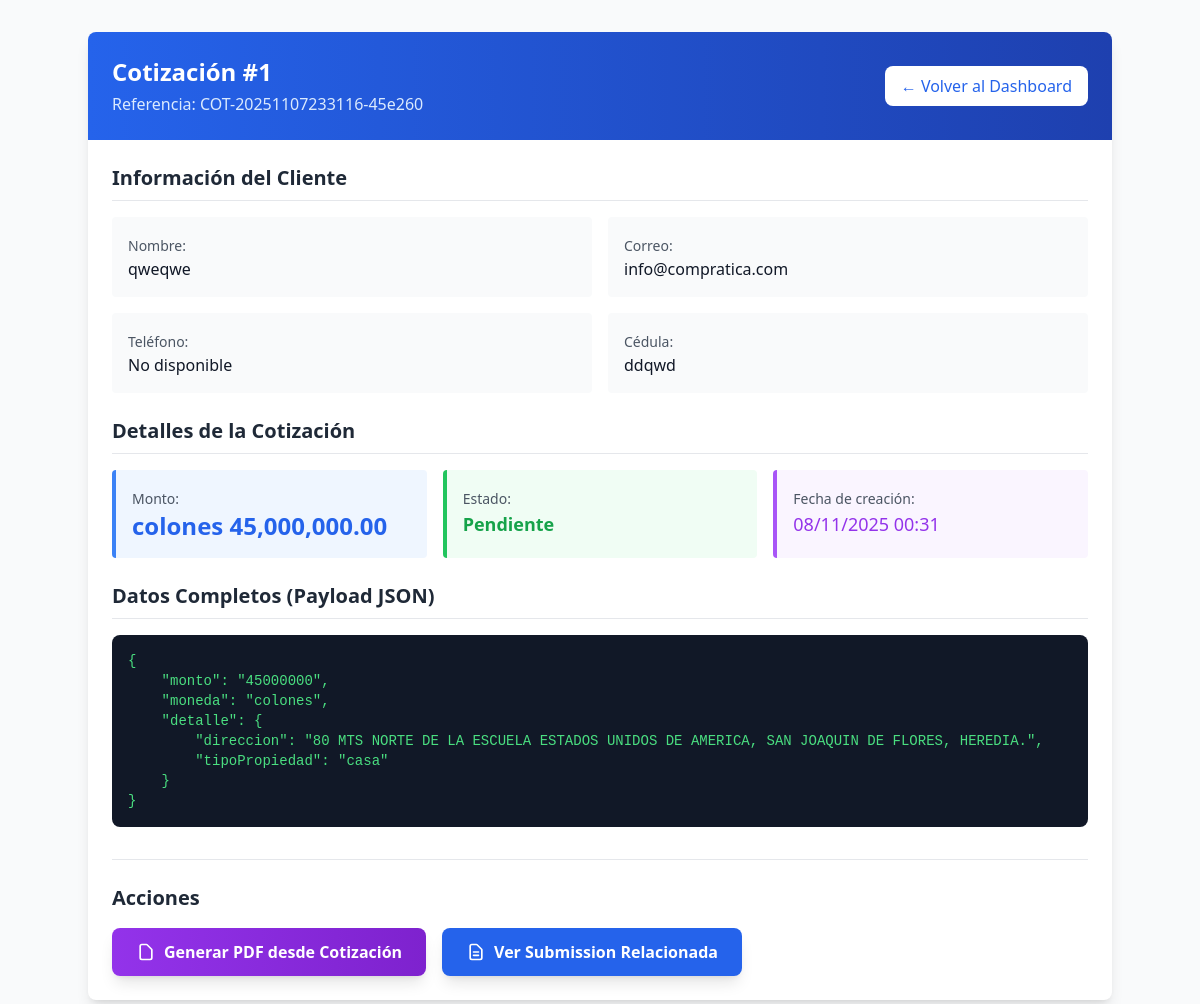
Screenshot of /admin/view_cotizacion.php?id=1&type=hogar (signed in) with the database file from the repository.
### tables this page shows
CREATE TABLE `cotizaciones` (
  `id` int UNSIGNED NOT NULL,
  `referencia` varchar(64) NOT NULL,
  `client_id` int UNSIGNED NOT NULL,
  `monto` decimal(14,2) DEFAULT NULL,
  `moneda` varchar(16) DEFAULT 'colones',
  `estado` enum('pendiente','aceptada','rechazada') NOT NULL DEFAULT 'pendiente',
  `payload` json DEFAULT NULL,
  `created_at` datetime NOT NULL DEFAULT CURRENT_TIMESTAMP
);

CREATE TABLE `clients` (
  `id` int UNSIGNED NOT NULL,
  `cedula` varchar(64) NOT NULL,
  `nombre` varchar(255) NOT NULL,
  `correo` varchar(255) DEFAULT NULL,
  `telefono` varchar(64) DEFAULT NULL,
  `created_at` datetime NOT NULL DEFAULT CURRENT_TIMESTAMP
);

### admin/view_cotizacion.php (the view, shortened to what this page needs)
<?php
require_once __DIR__ . '/../includes/db.php';
$id = intval($_GET['id'] ?? 0);
$stmt = $pdo->prepare("
    SELECT co.*,
           cl.nombre AS cliente_nombre,
           cl.correo AS cliente_correo,
           cl.telefono AS cliente_telefono,
           cl.cedula AS cliente_cedula
    FROM cotizaciones co
    LEFT JOIN clients cl ON co.client_id = cl.id
    WHERE co.id = ?
");
$stmt->execute([$id]);
$row = $stmt->fetch();
$payload = json_decode($row['payload'], true);
$type = htmlspecialchars($_GET['type'] ?? 'hogar');
?>
<!doctype html>
<html lang="es">
<head>
  <script src="https://cdn.tailwindcss.com"></script>
</head>
<body class="bg-gray-50 min-h-screen">
  <div class="p-8">
    <div class="max-w-5xl mx-auto bg-white rounded-lg shadow-lg">
      <div class="bg-gradient-to-r from-blue-600 to-blue-800 text-white p-6 rounded-t-lg">
        <div class="flex justify-between items-center">
          <div>
            <h1 class="text-2xl font-bold">Cotización #<?= $id ?></h1>
            <p class="text-blue-100 mt-1">Referencia: <?= htmlspecialchars($row['referencia']) ?></p>
          </div>
          <a href="/admin/dashboard.php?type=<?= $type ?>"
             class="bg-white text-blue-600 px-4 py-2 rounded-lg hover:bg-blue-50 transition">
            ← Volver al Dashboard
          </a>
        </div>
      </div>
      <div class="p-6">
        <section class="mb-6">
          <h2 class="text-xl font-semibold mb-4 text-gray-800 border-b pb-2">Información del Cliente</h2>
          <div class="grid grid-cols-1 md:grid-cols-2 gap-4">
            <div class="bg-gray-50 p-4 rounded">
              <label class="text-sm text-gray-600 font-medium">Nombre:</label>
              <p class="text-gray-900 font-medium"><?= htmlspecialchars($row['cliente_nombre'] ?? 'No disponible') ?></p>
            </div>
            <div class="bg-gray-50 p-4 rounded">
              <label class="text-sm text-gray-600 font-medium">Correo:</label>
              <p class="text-gray-900"><?= htmlspecialchars($row['cliente_correo'] ?? 'No disponible') ?></p>
            </div>
            <div class="bg-gray-50 p-4 rounded">
              <label class="text-sm text-gray-600 font-medium">Teléfono:</label>
              <p class="text-gray-900"><?= htmlspecialchars($row['cliente_telefono'] ?? 'No disponible') ?></p>
            </div>
            <div class="bg-gray-50 p-4 rounded">
              <label class="text-sm text-gray-600 font-medium">Cédula:</label>
              <p class="text-gray-900"><?= htmlspecialchars($row['cliente_cedula'] ?? 'No disponible') ?></p>
            </div>
          </div>
        </section>
        <section class="mb-6">
          <h2 class="text-xl font-semibold mb-4 text-gray-800 border-b pb-2">Detalles de la Cotización</h2>
          <div class="grid grid-cols-1 md:grid-cols-3 gap-4">
            <div class="bg-blue-50 p-4 rounded border-l-4 border-blue-500">
              <label class="text-sm text-gray-600 font-medium">Monto:</label>
              <p class="text-2xl font-bold text-blue-600"><?= htmlspecialchars($row['moneda'] ?? 'USD') ?> <?= number_format($row['monto'] ?? 0, 2) ?></p>
            </div>
            <div class="bg-green-50 p-4 rounded border-l-4 border-green-500">
              <label class="text-sm text-gray-600 font-medium">Estado:</label>
              <p class="text-lg font-semibold text-green-600 capitalize"><?= htmlspecialchars($row['estado']) ?></p>
            </div>
            <div class="bg-purple-50 p-4 rounded border-l-4 border-purple-500">
              <label class="text-sm text-gray-600 font-medium">Fecha de creación:</label>
              <p class="text-lg font-medium text-purple-600"><?= date('d/m/Y H:i', strtotime($row['created_at'])) ?></p>
            </div>
          </div>
        </section>
        <section class="mb-6">
          <h2 class="text-xl font-semibold mb-4 text-gray-800 border-b pb-2">Datos Completos (Payload JSON)</h2>
          <div class="bg-gray-900 text-green-400 p-4 rounded-lg overflow-x-auto">
            <pre class="text-sm font-mono"><?= htmlspecialchars(json_encode($payload, JSON_PRETTY_PRINT | JSON_UNESCAPED_UNICODE)) ?></pre>
          </div>
        </section>
        <section class="mt-8 border-t pt-6">
          <h2 class="text-xl font-semibold mb-4 text-gray-800">Acciones</h2>
          <div class="flex flex-wrap gap-4">
            <form action="/admin/pdf_generator.php" method="post" class="inline">
              <button type="submit"
                      class="bg-gradient-to-r from-purple-600 to-purple-700 hover:from-purple-700 hover:to-purple-800 text-white px-6 py-3 rounded-lg font-semibold shadow-lg transition transform hover:scale-105 flex items-center gap-2">
                <svg class="w-5 h-5" fill="none" stroke="currentColor" viewBox="0 0 24 24">
                  <path stroke-linecap="round" stroke-linejoin="round" stroke-width="2" d="M7 21h10a2 2 0 002-2V9.414a1 1 0 00-.293-.707l-5.414-5.414A1 1 0 0012.586 3H7a2 2 0 00-2 2v14a2 2 0 002 2z"></path>
                </svg>
                Generar PDF desde Cotización
              </button>
            </form>
            <?php
            $stmtSub = $pdo->prepare("SELECT id FROM submissions WHERE referencia_cot = ? OR email = ? LIMIT 1");
            $stmtSub->execute([$id, $row['cliente_correo']]);
            $relatedSubmission = $stmtSub->fetch();
            if ($relatedSubmission): ?>
              <a href="/admin/view_submission.php?id=<?= $relatedSubmission['id'] ?>&type=<?= $type ?>"
                 class="bg-blue-600 hover:bg-blue-700 text-white px-6 py-3 rounded-lg font-semibold shadow-lg transition transform hover:scale-105 flex items-center gap-2">
                <svg class="w-5 h-5" fill="none" stroke="currentColor" viewBox="0 0 24 24">
                  <path stroke-linecap="round" stroke-linejoin="round" stroke-width="2" d="M9 12h6m-6 4h6m2 5H7a2 2 0 01-2-2V5a2 2 0 012-2h5.586a1 1 0 01.707.293l5.414 5.414a1 1 0 01.293.707V19a2 2 0 01-2 2z"></path>
                </svg>
                Ver Submission Relacionada
              </a>
            <?php endif; ?>
          </div>
        </section>
      </div>
    </div>
  </div>
</body>
</html>

### rows the page displays
cotizaciones: referencia "COT-20251107233116-45e260", client.nombre "qweqwe", client.correo "info@compratica.com", client.telefono "No disponible", client.cedula "ddqwd", moneda "colones", monto "45,000,000.00", estado "Pendiente", created_at "08/11/2025 00:31", payload "{ \"monto\": \"45000000\", \"moneda\": \"colones\", \"detalle\": { \"direccion\": \"80 MTS NORTE DE LA ESCUELA ESTADOS UNIDOS DE AMERICA, SAN JOAQUIN DE FLORES, HEREDIA.\", \"tipoPropiedad\": \"casa\" } }"

### other values shown
$id "1"
